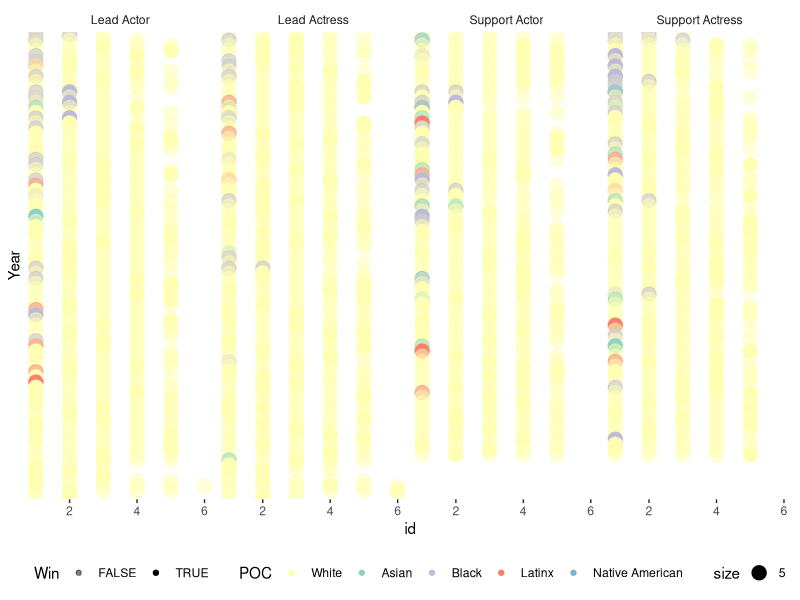

Here is the R script that generated this plot:
## ---- chunk 1
knitr::opts_chunk$set(echo = TRUE)

library(readxl)
library(tidyr)
library(dplyr)
library(tibble)
library(purrr)
library(ggplot2)
library(stringr)
library(RColorBrewer)
library(glue)

## ---- chunk 2

oscars <- read_excel(path = "Oscars/Hughey.Oscars.Data.xlsx")

## ---- chunk 3

# map(.x = oscars, .f = ~ sum(is.na(.))/length(.))

oscars <- oscars %>%
        mutate(POC = if_else(POC == 0, 
                             true = NA_integer_, 
                             false = as.integer(POC)),
               
               Win = as.logical(if_else(Winner == "Pending", 
                                        true = F, 
                                        false = T,
                                        missing = F))) %>%
        
        select(-Winner) %>%
        
        filter(!is.na(`Year of Oscars`)) %>%
        
        mutate(Award = if_else(Award %in% c("Actor", "Actress"),
                               true = paste0(Award, " in a Leading Role"),
                               false = Award)) %>%
        
        separate(col = Award, into = c("Role", "Lead_Support"), 
                 sep = " in a ") %>%
        
        mutate(Lead_Support = substr(x = Lead_Support, 
                                     start = 1, 
                                     stop = str_locate(Lead_Support,
                                                       ".(?=i)"))) %>%
        
        rename(Year = `Year of Oscars`, Name = `Name of Nominee`)

# map(.x = oscars, .f = ~ sum(is.na(.)))

map(.x = oscars, .f = ~ unique(.)[1:min(10, n_distinct(., na.rm = F))])

## ---- chunk 4

oscars.plot1.data <- oscars %>%
        unite(Role_Type, Lead_Support:Role, sep = " ") %>%
        mutate(Year = as.character.Date(Year)) %>%
        group_by(Role_Type, Year) %>%
        arrange(POC, .by_group = T) %>%
        mutate(POC = factor(POC, levels = c(3:0)))

plot1 <- ggplot(filter(oscars.plot1.data)) + 
        aes(x = Year, fill = POC) +
        geom_bar() +
        coord_flip() +
        facet_wrap( ~ Role_Type) +
        scale_fill_brewer(type = "qual", na.value = "grey90") +
        theme(panel.background = element_rect(fill = "white"),
              strip.background = element_rect(fill = "white")) +
        scale_x_discrete(breaks = c(1929, seq(1929, 2018, by = 5), 2018))

plots <- tibble(type = "stacked bar",
                data = list(oscars.plot1.data),
                plot = list(plot1))
## ---- chunk 5

oscars.plot2.data <- oscars.plot1.data %>%
        group_by(Role_Type, Year, POC) %>%
        summarise(n = n()) %>%
        mutate(poc_freq = n/sum(n), .by_group = T)

plot2 <- ggplot(oscars.plot2.data) + 
        aes(x = Year, y = n) +
        geom_point(aes(color = POC)) +
        scale_fill_brewer(type = "qual") +
        facet_wrap( ~ Role_Type)

## ---- chunk 6

oscars.plot3.data <- oscars %>%
        unite(Role_Type, Lead_Support:Role, sep = " ") %>%
        mutate(Year = as.character.Date(Year),
               POC = if_else(is.na(POC),
                             true = as.integer(0),
                             false = POC)) %>%
        mutate(POC = factor(POC, 
                            labels = c("White", "Asian", "Black", 
                                       "Latinx", "Native American"),
                            levels = c(0:4))) %>%
        group_by(Role_Type, Year, POC) %>%
        mutate(id = 1:n())

colors <- c('#ffffb3','#8dd3c7','#bebada','#fb8072','#80b1d3')

plot3 <- ggplot(oscars.plot3.data) + 
        aes(x = id, y = Year) +
        geom_point(aes(color = POC, alpha = Win, size = 5)) +
        scale_alpha_discrete(range = c(.5, 1)) +
        scale_color_manual(values = colors) +
        theme(panel.background = element_rect(fill = "white"),
              strip.background = element_rect(fill = "white"),
              legend.position = "bottom") +
        scale_y_discrete(breaks = c(1929, seq(1929, 2018, by = 5), 2018)) +
        facet_grid(. ~ Role_Type)

plot3

# plots <- plots %>%
#         bind_rows(tibble(type = "heat map",
#                          data = list(oscars.plot3.data),
#                          plot = list(plot3)))
